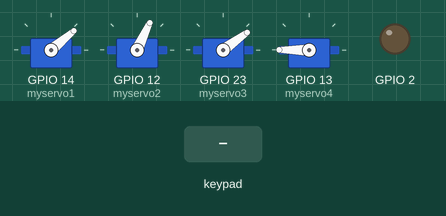
The sketch below on a simulated ESP32. Parts: 4 × servo, output pins drawn as LEDs (lit = HIGH). Dashed ring = blinking. Inputs (shaded band) come from the test bench. Nothing arrives over Bluetooth unless stated; what the sketch prints to the serial monitor is not drawn.

Above: at 1.2 s.
1.3 s: key 'T' pressed
At 58.94 s:
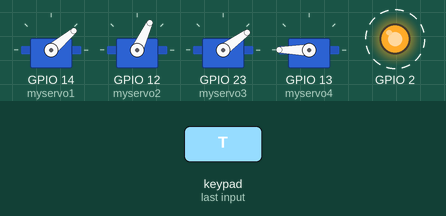
Timing chart, 0 to 59.0 s (numbered marks = the images above; inputs shaded):
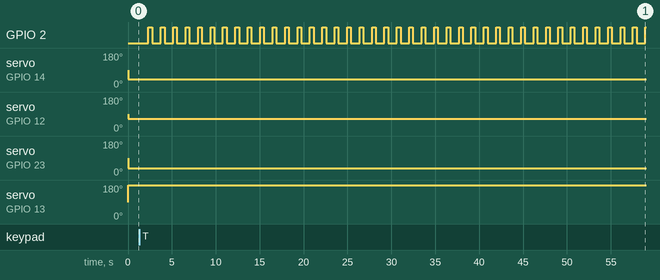

Measured:
- after the input at 1.3 s, GPIO 2: alternates HIGH for 0.42 s and LOW for 1.0 s, starting after 1.0 s

The sketch:

ps3_v.ino
```cpp
#include <ESP32Servo.h> //載入函式庫，這是內建的，不用安裝
#include <Ps3Controller.h>

Servo myservo1;
Servo myservo2;
Servo myservo3; // 建立SERVO物件
Servo myservo4;

int a = 40, b = 65, c = 36, d = 180;

void servo_on(void){
    myservo1.attach(14); // 30,110
    myservo2.attach(12); // 10,140
    myservo3.attach(23); // 15,88
    myservo4.attach(13);
}

void servo_off(void){
    myservo1.detach();
    myservo2.detach();
    myservo3.detach();
    myservo4.detach();
}

void ps3control(void)
{
    if (Ps3.isConnected())
    {
        if (Ps3.data.analog.stick.lx > 50)
            b--;
        if (Ps3.data.analog.stick.lx < -50)
            b++;
        if (Ps3.data.analog.stick.ly > 50)
            c--;
        if (Ps3.data.analog.stick.ly < -50)
            c++;
        emergency_stop();
        if (Ps3.data.analog.stick.rx > 50)
            d++;
        if (Ps3.data.analog.stick.rx < -50)
            d--;
        if (Ps3.data.analog.stick.ry > 50)
            a--;
        if (Ps3.data.analog.stick.ry < -50)
            a++;
    }
    delay(20);
}

void angle(void)
{
    if (a < 30)
        a = 30;
    if (a > 110)
        a = 110;
    if (b < 10)
        b = 10;
    if (b > 139)
        b = 139;
    emergency_stop();
    if (c < 15)
        c = 15;
    if (c > 88)
        c = 88;
    if (d < 30)
        d = 30;
    if (d > 180)
        d = 180;
}

bool i = false;
void emergency_stop(void)
{
    if (Ps3.event.button_down.triangle)
    {
        servo_off();
        Serial.println("emgercy stop(kkk)");
        while (1)
        {
            delay(1000);
            digitalWrite(2, 1);
            for (int k = 0; k < 1000; k++)
            {
                if (Ps3.event.button_down.triangle)
                {
                    i = true;
                }
                Serial.println(k);
            }
            digitalWrite(2, 0);
            if (i)
            {
                i = false;
                Serial.println("cancel(kkk)");
                delay(1000);
                servo_on();
                break;
            }
        }
    }
}

void setup()
{
    pinMode(2, OUTPUT);
    servo_on();
    Serial.begin(115200);
    Ps3.begin("2c:81:58:a2:3a:61");
    Serial.println("Ready.");
}

void loop()
{
    emergency_stop();
    ps3control();
    angle();

    Serial.print(a);
    Serial.print(",");
    Serial.print(b);
    Serial.print(",");
    Serial.print(c);
    Serial.print(",");
    Serial.println(d);
    emergency_stop();
    myservo1.write(a);
    myservo2.write(b);
    myservo3.write(c);
    myservo4.write(d);
}
```
